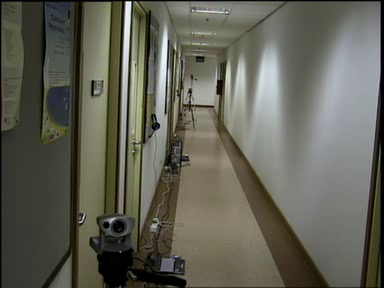
#> input picture frame 19 of footage.avi, 384 x 288 px, given in place of videoplayback.mp4, which was not available
$ python dense_optical_flow.py
#> lines starting #> are read from the running program, lines starting #| are printed output that depends on the picture; pictures that were not available may be replaced by others from this repository, and a replacement may not be noted
#example tutorial program taken from https://opencv-python-tutroals.readthedocs.io/en/latest/py_tutorials/py_video/py_lucas_kanade/py_lucas_kanade.html
#dense optical flow
# not considered part of the paper since I was still trying to figure out ho wthis works

import numpy as np
import cv2 as cv


cap = cv.VideoCapture("videoplayback.mp4")

ret, frame1 = cap.read()
#> frame1 is the input picture: shape (288, 384, 3); mean B, G, R 85.3, 96.9, 97.3
# greyscale of first frame
gray1 = cv.cvtColor(frame1,cv.COLOR_BGR2GRAY)
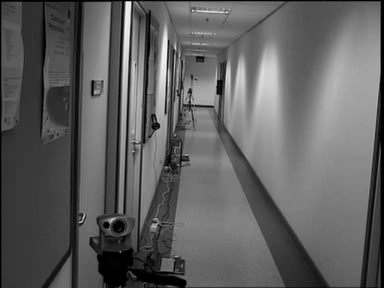
#> gray1: shape (288, 384); min 0, max 249, mean 95.7
hsv = np.zeros_like(frame1)
hsv[...,1] = 255

while(cap.isOpened()):
    ret, frame2 = cap.read()
    next = cv.cvtColor(frame2,cv.COLOR_BGR2GRAY)

    flow = cv.calcOpticalFlowFarneback(gray1,next, None, 0.5, 3, 15, 3, 5, 1.2, 0)

    mag, ang = cv.cartToPolar(flow[...,0], flow[...,1])
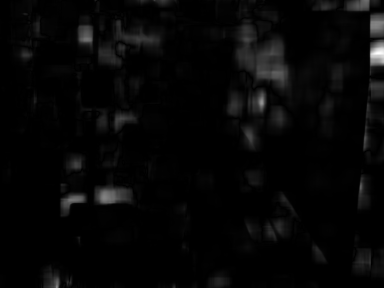
#> mag: shape (288, 384) float32; min 1.11e-11, max 2.08, mean 0.0543; drawn with min black and max white
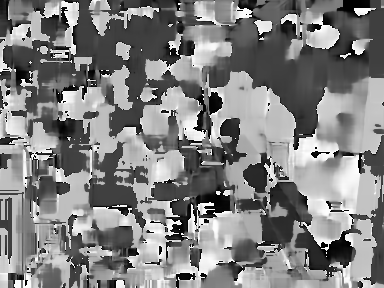
#> ang: shape (288, 384) float32; min 6.85e-05, max 6.28, mean 3.18; drawn with min black and max white
    hsv[...,0] = ang * 180 / np.pi/2
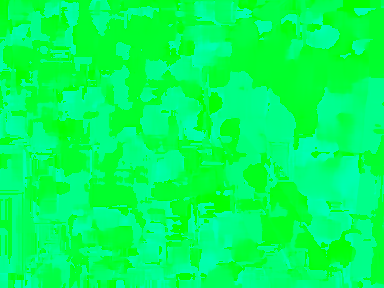
#> hsv: shape (288, 384, 3); mean of channels 0, 1, 2 90.5, 255, 0; drawn as B, G, R
    hsv[...,2] = cv.normalize(mag,None,0,255,cv.NORM_MINMAX)
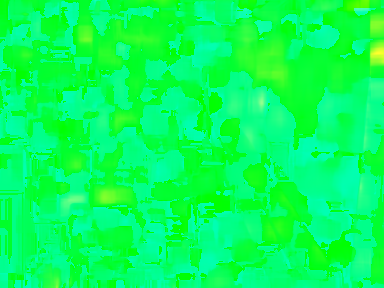
#> hsv: shape (288, 384, 3); mean of channels 0, 1, 2 90.5, 255, 6.3; drawn as B, G, R
    rgb = cv.cvtColor(hsv,cv.COLOR_HSV2BGR)
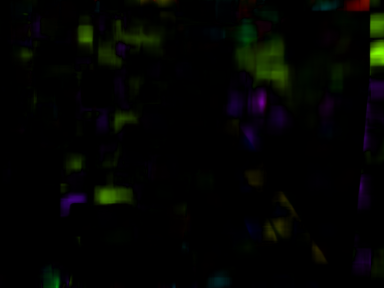
#> rgb: shape (288, 384, 3); mean B, G, R 1.9, 4.3, 3

    cv.imshow('frame2',rgb)

    if cv.waitKey(5) & 0xFF == ord('q'):
#> (key q is pressed here)
      break
    prvs = next

cap.release()
cv.destroyAllWindows()

$ run again, starting later in the video
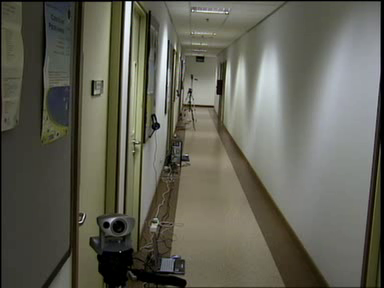
#> input picture frame 89 of footage.avi, 384 x 288 px, given in place of videoplayback.mp4, which was not available
#> frame1 is the input picture: shape (288, 384, 3); mean B, G, R 85.3, 96.8, 97.2
#> `hsv[...,2] = cv.normalize(mag,None,0,255,cv.NORM_MINMAX)`:
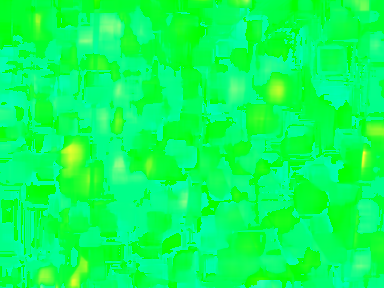
#> hsv: shape (288, 384, 3); mean of channels 0, 1, 2 89.6, 255, 8; drawn as B, G, R
#> `rgb = cv.cvtColor(hsv,cv.COLOR_HSV2BGR)`:
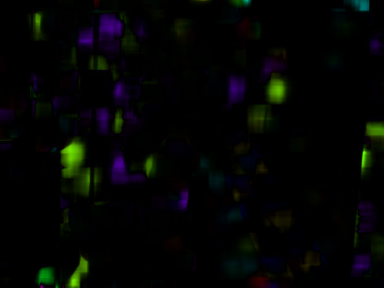
#> rgb: shape (288, 384, 3); mean B, G, R 3.5, 4.7, 3.5

$ run again, starting later in the video
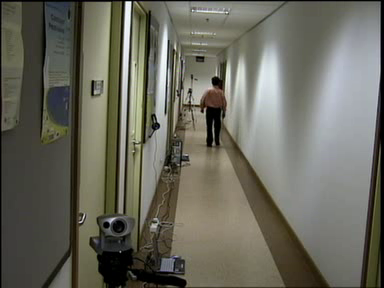
#> input picture frame 159 of footage.avi, 384 x 288 px, given in place of videoplayback.mp4, which was not available
#> frame1 is the input picture: shape (288, 384, 3); mean B, G, R 93.1, 104.3, 105.1
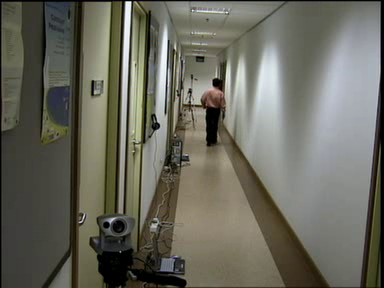
#> input picture frame 160 of footage.avi, 384 x 288 px, given in place of videoplayback.mp4, which was not available
#> frame2 is the input picture: shape (288, 384, 3); mean B, G, R 93.3, 104.5, 105.3
#> `rgb = cv.cvtColor(hsv,cv.COLOR_HSV2BGR)`:
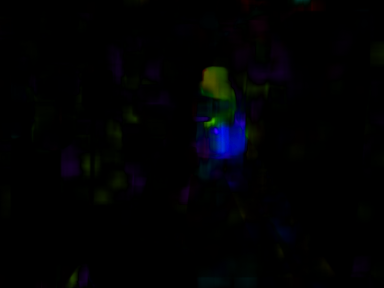
#> rgb: shape (288, 384, 3); mean B, G, R 3.2, 1.7, 1.2
